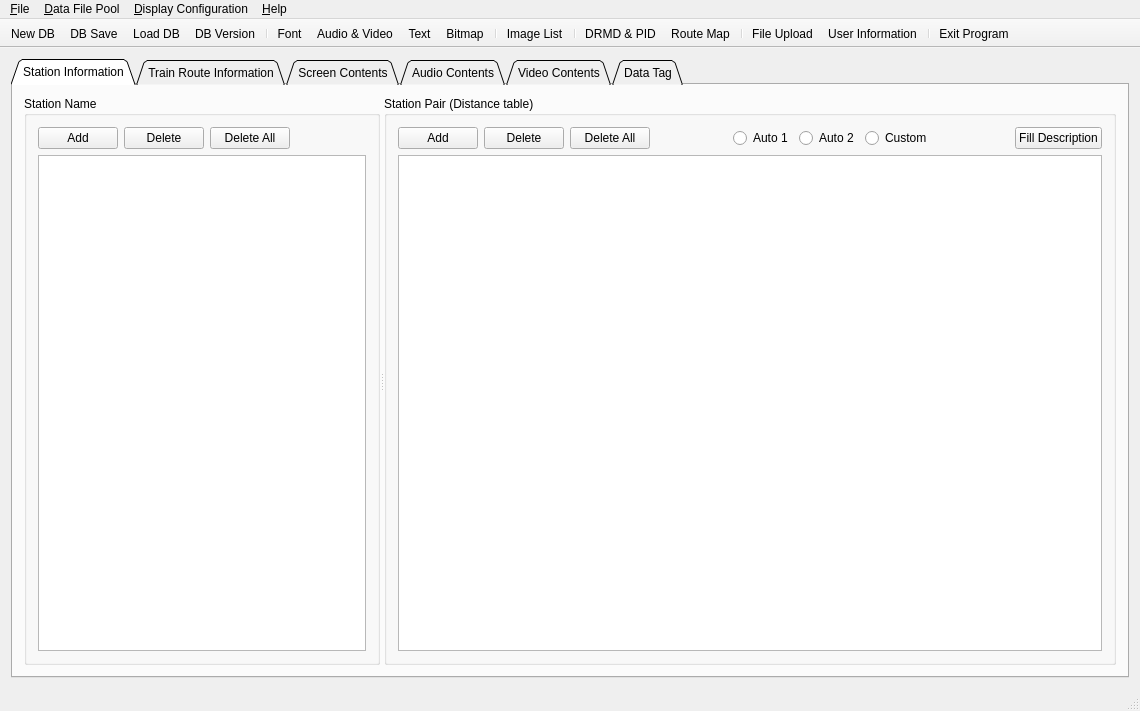
<?xml version="1.0" encoding="UTF-8"?>
<ui version="4.0">
 <class>MediaEditorClass</class>
 <widget class="QMainWindow" name="MediaEditorClass">
  <property name="geometry">
   <rect>
    <x>0</x>
    <y>0</y>
    <width>1140</width>
    <height>711</height>
   </rect>
  </property>
  <property name="windowTitle">
   <string>Media Editor</string>
  </property>
  <property name="windowIcon">
   <iconset>
    <normaloff>Resources/More Kidcons Win/Icons/Kitty.ico</normaloff>Resources/More Kidcons Win/Icons/Kitty.ico</iconset>
  </property>
  <widget class="QWidget" name="centralWidget">
   <layout class="QGridLayout" name="gridLayout_21">
    <item row="0" column="0">
     <widget class="QTabWidget" name="tabMain">
      <property name="font">
       <font>
        <family>Arial</family>
       </font>
      </property>
      <property name="tabShape">
       <enum>QTabWidget::Triangular</enum>
      </property>
      <property name="currentIndex">
       <number>0</number>
      </property>
      <property name="iconSize">
       <size>
        <width>20</width>
        <height>20</height>
       </size>
      </property>
      <widget class="QWidget" name="tabStation">
       <attribute name="icon">
        <iconset>
         <normaloff>Resources/IF Halloween 99 Win/Icons/Boris.ico</normaloff>Resources/IF Halloween 99 Win/Icons/Boris.ico</iconset>
       </attribute>
       <attribute name="title">
        <string>Station Information</string>
       </attribute>
       <layout class="QGridLayout" name="gridLayout_4">
        <item row="0" column="0">
         <widget class="QSplitter" name="splitter">
          <property name="orientation">
           <enum>Qt::Horizontal</enum>
          </property>
          <widget class="QGroupBox" name="gbStationName">
           <property name="title">
            <string>Station Name</string>
           </property>
           <layout class="QVBoxLayout" name="verticalLayout_3" stretch="0,1">
            <item>
             <layout class="QHBoxLayout" name="horizontalLayout_5">
              <item>
               <layout class="QHBoxLayout" name="horizontalLayout_4">
                <item>
                 <widget class="QPushButton" name="btnAddStation">
                  <property name="font">
                   <font>
                    <family>Arial</family>
                   </font>
                  </property>
                  <property name="text">
                   <string>Add</string>
                  </property>
                 </widget>
                </item>
                <item>
                 <widget class="QPushButton" name="btnDelStation">
                  <property name="font">
                   <font>
                    <family>Arial</family>
                   </font>
                  </property>
                  <property name="text">
                   <string>Delete</string>
                  </property>
                 </widget>
                </item>
                <item>
                 <widget class="QPushButton" name="btnDelAllStation">
                  <property name="font">
                   <font>
                    <family>Arial</family>
                   </font>
                  </property>
                  <property name="text">
                   <string>Delete All</string>
                  </property>
                 </widget>
                </item>
               </layout>
              </item>
              <item>
               <spacer name="horizontalSpacer_3">
                <property name="orientation">
                 <enum>Qt::Horizontal</enum>
                </property>
                <property name="sizeHint" stdset="0">
                 <size>
                  <width>40</width>
                  <height>20</height>
                 </size>
                </property>
               </spacer>
              </item>
             </layout>
            </item>
            <item>
             <widget class="QTableView" name="m_tblStationInformation"/>
            </item>
           </layout>
          </widget>
          <widget class="QGroupBox" name="gbDistance">
           <property name="title">
            <string>Station Pair (Distance table)</string>
           </property>
           <layout class="QVBoxLayout" name="verticalLayout" stretch="0,1">
            <item>
             <layout class="QHBoxLayout" name="horizontalLayout">
              <item>
               <layout class="QHBoxLayout" name="horizontalLayout_6">
                <item>
                 <widget class="QPushButton" name="btnAddPair">
                  <property name="text">
                   <string>Add</string>
                  </property>
                 </widget>
                </item>
                <item>
                 <widget class="QPushButton" name="btnDelPair">
                  <property name="text">
                   <string>Delete</string>
                  </property>
                 </widget>
                </item>
                <item>
                 <widget class="QPushButton" name="btnDelAllPair">
                  <property name="text">
                   <string>Delete All</string>
                  </property>
                 </widget>
                </item>
               </layout>
              </item>
              <item>
               <spacer name="horizontalSpacer_4">
                <property name="orientation">
                 <enum>Qt::Horizontal</enum>
                </property>
                <property name="sizeHint" stdset="0">
                 <size>
                  <width>40</width>
                  <height>20</height>
                 </size>
                </property>
               </spacer>
              </item>
              <item>
               <widget class="QRadioButton" name="rbInOrder">
                <property name="text">
                 <string>Auto 1</string>
                </property>
               </widget>
              </item>
              <item>
               <widget class="QRadioButton" name="rbInReverseOrder">
                <property name="text">
                 <string>Auto 2</string>
                </property>
               </widget>
              </item>
              <item>
               <widget class="QRadioButton" name="rbCustomOrder">
                <property name="text">
                 <string>Custom</string>
                </property>
               </widget>
              </item>
              <item>
               <spacer name="horizontalSpacer">
                <property name="orientation">
                 <enum>Qt::Horizontal</enum>
                </property>
                <property name="sizeHint" stdset="0">
                 <size>
                  <width>40</width>
                  <height>20</height>
                 </size>
                </property>
               </spacer>
              </item>
              <item>
               <widget class="QPushButton" name="btnRefreshDistanceTable">
                <property name="text">
                 <string>Fill Description</string>
                </property>
               </widget>
              </item>
             </layout>
            </item>
            <item>
             <widget class="QTableView" name="m_tblStationDistance"/>
            </item>
           </layout>
          </widget>
         </widget>
        </item>
       </layout>
      </widget>
      <widget class="QWidget" name="tabRoute">
       <attribute name="icon">
        <iconset>
         <normaloff>Resources/IF Halloween 99 Win/Icons/Drac.ico</normaloff>Resources/IF Halloween 99 Win/Icons/Drac.ico</iconset>
       </attribute>
       <attribute name="title">
        <string>Train Route Information</string>
       </attribute>
       <layout class="QGridLayout" name="gridLayout_11">
        <item row="0" column="0">
         <widget class="QSplitter" name="splitter_4">
          <property name="orientation">
           <enum>Qt::Vertical</enum>
          </property>
          <widget class="QSplitter" name="splitter_3">
           <property name="orientation">
            <enum>Qt::Horizontal</enum>
           </property>
           <widget class="QGroupBox" name="gbStopPattern">
            <property name="title">
             <string>Stop Pattern</string>
            </property>
            <layout class="QVBoxLayout" name="verticalLayout_4">
             <item>
              <layout class="QHBoxLayout" name="horizontalLayout_7">
               <item>
                <layout class="QHBoxLayout" name="horizontalLayout_8">
                 <item>
                  <widget class="QPushButton" name="btnAddStopPattern">
                   <property name="text">
                    <string>&amp;Add</string>
                   </property>
                  </widget>
                 </item>
                 <item>
                  <widget class="QPushButton" name="btnDelStopPattern">
                   <property name="text">
                    <string>&amp;Delete</string>
                   </property>
                  </widget>
                 </item>
                 <item>
                  <widget class="QPushButton" name="btnDelAllStopPattern">
                   <property name="text">
                    <string>&amp;Delete All</string>
                   </property>
                  </widget>
                 </item>
                </layout>
               </item>
               <item>
                <spacer name="horizontalSpacer_5">
                 <property name="orientation">
                  <enum>Qt::Horizontal</enum>
                 </property>
                 <property name="sizeHint" stdset="0">
                  <size>
                   <width>40</width>
                   <height>20</height>
                  </size>
                 </property>
                </spacer>
               </item>
              </layout>
             </item>
             <item>
              <widget class="QTableView" name="m_tblStopPtnHeader"/>
             </item>
            </layout>
           </widget>
           <widget class="QGroupBox" name="gbTrainRoute">
            <property name="title">
             <string>Train Route</string>
            </property>
            <layout class="QVBoxLayout" name="verticalLayout_2">
             <item>
              <layout class="QHBoxLayout" name="horizontalLayout_3">
               <item>
                <layout class="QHBoxLayout" name="horizontalLayout_9">
                 <item>
                  <widget class="QPushButton" name="btnAddRoute">
                   <property name="text">
                    <string>&amp;Add</string>
                   </property>
                  </widget>
                 </item>
                 <item>
                  <widget class="QPushButton" name="btnRouteAutoAdd">
                   <property name="text">
                    <string>Auto &amp;Add All</string>
                   </property>
                  </widget>
                 </item>
                 <item>
                  <widget class="QPushButton" name="btnDelRoute">
                   <property name="text">
                    <string>&amp;Delete</string>
                   </property>
                  </widget>
                 </item>
                 <item>
                  <widget class="QPushButton" name="btnDelRoutes">
                   <property name="text">
                    <string>&amp;Delete All</string>
                   </property>
                  </widget>
                 </item>
                </layout>
               </item>
               <item>
                <spacer name="horizontalSpacer_2">
                 <property name="orientation">
                  <enum>Qt::Horizontal</enum>
                 </property>
                 <property name="sizeHint" stdset="0">
                  <size>
                   <width>40</width>
                   <height>20</height>
                  </size>
                 </property>
                </spacer>
               </item>
              </layout>
             </item>
             <item>
              <widget class="QTableView" name="m_tblStopPtnRoutes"/>
             </item>
            </layout>
           </widget>
          </widget>
         </widget>
        </item>
       </layout>
      </widget>
      <widget class="QWidget" name="tabScreen">
       <attribute name="icon">
        <iconset>
         <normaloff>Resources/IF Halloween 99 Win/Icons/Frankie.ico</normaloff>Resources/IF Halloween 99 Win/Icons/Frankie.ico</iconset>
       </attribute>
       <attribute name="title">
        <string>Screen Contents</string>
       </attribute>
       <layout class="QGridLayout" name="gridLayout_19">
        <item row="0" column="0">
         <widget class="QSplitter" name="splitter_7">
          <property name="orientation">
           <enum>Qt::Horizontal</enum>
          </property>
          <widget class="QGroupBox" name="groupBox_15">
           <property name="title">
            <string>Display List Name</string>
           </property>
           <layout class="QVBoxLayout" name="verticalLayout_5">
            <item>
             <layout class="QHBoxLayout" name="horizontalLayout_10">
              <item>
               <layout class="QHBoxLayout" name="horizontalLayout_11">
                <item>
                 <widget class="QPushButton" name="btnAddDisplayList">
                  <property name="text">
                   <string>Add</string>
                  </property>
                 </widget>
                </item>
                <item>
                 <widget class="QPushButton" name="btnDelDisplayList">
                  <property name="text">
                   <string>Delete</string>
                  </property>
                 </widget>
                </item>
                <item>
                 <widget class="QPushButton" name="btnDelAllDisplayList">
                  <property name="text">
                   <string>Delete All</string>
                  </property>
                 </widget>
                </item>
               </layout>
              </item>
              <item>
               <spacer name="horizontalSpacer_6">
                <property name="orientation">
                 <enum>Qt::Horizontal</enum>
                </property>
                <property name="sizeHint" stdset="0">
                 <size>
                  <width>40</width>
                  <height>20</height>
                 </size>
                </property>
               </spacer>
              </item>
             </layout>
            </item>
            <item>
             <widget class="QTableView" name="m_tblPIDContents"/>
            </item>
           </layout>
          </widget>
          <widget class="QGroupBox" name="groupBox_16">
           <property name="title">
            <string>Display Item List</string>
           </property>
           <layout class="QVBoxLayout" name="verticalLayout_6">
            <item>
             <layout class="QHBoxLayout" name="horizontalLayout_12">
              <item>
               <layout class="QHBoxLayout" name="horizontalLayout_13">
                <item>
                 <widget class="QPushButton" name="btnAddDisplayItem">
                  <property name="text">
                   <string>Add</string>
                  </property>
                 </widget>
                </item>
                <item>
                 <widget class="QPushButton" name="btnDelDisplayItem">
                  <property name="text">
                   <string>Delete</string>
                  </property>
                 </widget>
                </item>
                <item>
                 <widget class="QPushButton" name="btnDelAllDisplayItem">
                  <property name="text">
                   <string>Delete All</string>
                  </property>
                 </widget>
                </item>
               </layout>
              </item>
              <item>
               <spacer name="horizontalSpacer_7">
                <property name="orientation">
                 <enum>Qt::Horizontal</enum>
                </property>
                <property name="sizeHint" stdset="0">
                 <size>
                  <width>40</width>
                  <height>20</height>
                 </size>
                </property>
               </spacer>
              </item>
             </layout>
            </item>
            <item>
             <widget class="QTableView" name="m_tblPIDIndexList"/>
            </item>
           </layout>
          </widget>
         </widget>
        </item>
       </layout>
      </widget>
      <widget class="QWidget" name="tabAudio">
       <attribute name="icon">
        <iconset>
         <normaloff>Resources/IF Halloween 99 Win/Icons/Gill.ico</normaloff>Resources/IF Halloween 99 Win/Icons/Gill.ico</iconset>
       </attribute>
       <attribute name="title">
        <string>Audio Contents</string>
       </attribute>
       <layout class="QGridLayout" name="gridLayout_17">
        <item row="0" column="0">
         <widget class="QSplitter" name="splitter_6">
          <property name="orientation">
           <enum>Qt::Horizontal</enum>
          </property>
          <widget class="QGroupBox" name="groupBox_12">
           <property name="title">
            <string>Station Name Audio</string>
           </property>
           <layout class="QVBoxLayout" name="verticalLayout_7">
            <item>
             <layout class="QHBoxLayout" name="horizontalLayout_14">
              <item>
               <layout class="QHBoxLayout" name="horizontalLayout_15">
                <item>
                 <widget class="QPushButton" name="btnAddStnAudio">
                  <property name="text">
                   <string>Add</string>
                  </property>
                 </widget>
                </item>
                <item>
                 <widget class="QPushButton" name="btnDelStnAudio">
                  <property name="text">
                   <string>Delete</string>
                  </property>
                 </widget>
                </item>
                <item>
                 <widget class="QPushButton" name="btnDelAllStnAudio">
                  <property name="text">
                   <string>Delete All</string>
                  </property>
                 </widget>
                </item>
               </layout>
              </item>
              <item>
               <spacer name="horizontalSpacer_8">
                <property name="orientation">
                 <enum>Qt::Horizontal</enum>
                </property>
                <property name="sizeHint" stdset="0">
                 <size>
                  <width>40</width>
                  <height>20</height>
                 </size>
                </property>
               </spacer>
              </item>
             </layout>
            </item>
            <item>
             <widget class="QTableView" name="m_tblAudioStationName">
              <attribute name="horizontalHeaderDefaultSectionSize">
               <number>130</number>
              </attribute>
             </widget>
            </item>
           </layout>
          </widget>
          <widget class="QGroupBox" name="groupBox_13">
           <property name="title">
            <string>Audio Play List</string>
           </property>
           <layout class="QVBoxLayout" name="verticalLayout_8">
            <item>
             <layout class="QHBoxLayout" name="horizontalLayout_16">
              <item>
               <layout class="QHBoxLayout" name="horizontalLayout_17">
                <item>
                 <widget class="QPushButton" name="btnAddAudioList">
                  <property name="text">
                   <string>Add</string>
                  </property>
                 </widget>
                </item>
                <item>
                 <widget class="QPushButton" name="btnDelAudioList">
                  <property name="text">
                   <string>Delete</string>
                  </property>
                 </widget>
                </item>
                <item>
                 <widget class="QPushButton" name="btnDelAllAudioList">
                  <property name="text">
                   <string>Delete All</string>
                  </property>
                 </widget>
                </item>
               </layout>
              </item>
              <item>
               <spacer name="horizontalSpacer_9">
                <property name="orientation">
                 <enum>Qt::Horizontal</enum>
                </property>
                <property name="sizeHint" stdset="0">
                 <size>
                  <width>40</width>
                  <height>20</height>
                 </size>
                </property>
               </spacer>
              </item>
             </layout>
            </item>
            <item>
             <widget class="QTableView" name="m_tblAudioPlayList"/>
            </item>
           </layout>
          </widget>
         </widget>
        </item>
       </layout>
      </widget>
      <widget class="QWidget" name="tabVideo">
       <attribute name="icon">
        <iconset>
         <normaloff>Resources/IF Halloween 99 Win/Icons/Wolfie.ico</normaloff>Resources/IF Halloween 99 Win/Icons/Wolfie.ico</iconset>
       </attribute>
       <attribute name="title">
        <string>Video Contents</string>
       </attribute>
       <layout class="QGridLayout" name="gridLayout_14">
        <item row="0" column="0">
         <widget class="QSplitter" name="splitter_5">
          <property name="orientation">
           <enum>Qt::Horizontal</enum>
          </property>
          <widget class="QGroupBox" name="groupBox_10">
           <property name="title">
            <string>Video Play Group</string>
           </property>
           <layout class="QVBoxLayout" name="verticalLayout_9">
            <item>
             <layout class="QHBoxLayout" name="horizontalLayout_18">
              <item>
               <layout class="QHBoxLayout" name="horizontalLayout_19">
                <item>
                 <widget class="QPushButton" name="btnAddVideoGroup">
                  <property name="text">
                   <string>Add</string>
                  </property>
                 </widget>
                </item>
                <item>
                 <widget class="QPushButton" name="btnDelVideoGroup">
                  <property name="text">
                   <string>Delete</string>
                  </property>
                 </widget>
                </item>
                <item>
                 <widget class="QPushButton" name="btnDelAllVideoGroup">
                  <property name="text">
                   <string>Delete All</string>
                  </property>
                 </widget>
                </item>
               </layout>
              </item>
              <item>
               <spacer name="horizontalSpacer_10">
                <property name="orientation">
                 <enum>Qt::Horizontal</enum>
                </property>
                <property name="sizeHint" stdset="0">
                 <size>
                  <width>40</width>
                  <height>20</height>
                 </size>
                </property>
               </spacer>
              </item>
             </layout>
            </item>
            <item>
             <widget class="QTableView" name="m_tblVideoDeviceGroup"/>
            </item>
           </layout>
          </widget>
          <widget class="QGroupBox" name="groupBox_9">
           <property name="title">
            <string>Video Play List</string>
           </property>
           <layout class="QVBoxLayout" name="verticalLayout_10">
            <item>
             <layout class="QHBoxLayout" name="horizontalLayout_20">
              <item>
               <layout class="QHBoxLayout" name="horizontalLayout_21">
                <item>
                 <widget class="QPushButton" name="btnAddVideoList">
                  <property name="text">
                   <string>Add</string>
                  </property>
                 </widget>
                </item>
                <item>
                 <widget class="QPushButton" name="btnDelVideoList">
                  <property name="text">
                   <string>Delete</string>
                  </property>
                 </widget>
                </item>
                <item>
                 <widget class="QPushButton" name="btnDelAllVideoList">
                  <property name="text">
                   <string>Delete All</string>
                  </property>
                 </widget>
                </item>
               </layout>
              </item>
              <item>
               <spacer name="horizontalSpacer_11">
                <property name="orientation">
                 <enum>Qt::Horizontal</enum>
                </property>
                <property name="sizeHint" stdset="0">
                 <size>
                  <width>40</width>
                  <height>20</height>
                 </size>
                </property>
               </spacer>
              </item>
             </layout>
            </item>
            <item>
             <widget class="QTableView" name="m_tblVideoPlayList"/>
            </item>
           </layout>
          </widget>
         </widget>
        </item>
       </layout>
      </widget>
      <widget class="QWidget" name="tabDataTag">
       <attribute name="icon">
        <iconset>
         <normaloff>Resources/IF Halloween 99 Win/Icons/ghost1.ico</normaloff>Resources/IF Halloween 99 Win/Icons/ghost1.ico</iconset>
       </attribute>
       <attribute name="title">
        <string>Data Tag</string>
       </attribute>
       <layout class="QGridLayout" name="gridLayout_2">
        <item row="0" column="0">
         <widget class="QGroupBox" name="groupBox">
          <property name="title">
           <string>Data Tag (Editor tag table)</string>
          </property>
          <layout class="QVBoxLayout" name="verticalLayout_11">
           <item>
            <layout class="QHBoxLayout" name="horizontalLayout_22">
             <item>
              <layout class="QHBoxLayout" name="horizontalLayout_23">
               <item>
                <widget class="QPushButton" name="btnAddDataTag">
                 <property name="text">
                  <string>Add</string>
                 </property>
                </widget>
               </item>
               <item>
                <widget class="QPushButton" name="btnDelDataTag">
                 <property name="text">
                  <string>Delete</string>
                 </property>
                </widget>
               </item>
               <item>
                <widget class="QPushButton" name="btnDelAllDataTag">
                 <property name="text">
                  <string>Delete All</string>
                 </property>
                </widget>
               </item>
              </layout>
             </item>
             <item>
              <spacer name="horizontalSpacer_12">
               <property name="orientation">
                <enum>Qt::Horizontal</enum>
               </property>
               <property name="sizeHint" stdset="0">
                <size>
                 <width>40</width>
                 <height>20</height>
                </size>
               </property>
              </spacer>
             </item>
            </layout>
           </item>
           <item>
            <widget class="QTableView" name="m_tblEditorTagTable">
             <attribute name="horizontalHeaderDefaultSectionSize">
              <number>200</number>
             </attribute>
            </widget>
           </item>
          </layout>
         </widget>
        </item>
       </layout>
      </widget>
     </widget>
    </item>
   </layout>
  </widget>
  <widget class="QMenuBar" name="menuBar">
   <property name="geometry">
    <rect>
     <x>0</x>
     <y>0</y>
     <width>1140</width>
     <height>21</height>
    </rect>
   </property>
   <widget class="QMenu" name="menuFile">
    <property name="title">
     <string>&amp;File</string>
    </property>
    <addaction name="actionSyncAudioDur"/>
    <addaction name="actionSave"/>
    <addaction name="actionSetting"/>
    <addaction name="actionUserInfo"/>
    <addaction name="separator"/>
    <addaction name="actionUpdate"/>
    <addaction name="separator"/>
    <addaction name="actionExit"/>
   </widget>
   <widget class="QMenu" name="menuFilePool">
    <property name="title">
     <string>&amp;Data File Pool</string>
    </property>
    <addaction name="actionFontPool"/>
    <addaction name="actionAudioVideoPool"/>
    <addaction name="actionTextPool"/>
    <addaction name="actionBitmapPool"/>
   </widget>
   <widget class="QMenu" name="menuDisplayConfig">
    <property name="title">
     <string>&amp;Display Configuration</string>
    </property>
    <addaction name="actionImageListPool"/>
    <addaction name="separator"/>
    <addaction name="actionDisplayListPool"/>
    <addaction name="actionRouteMapPool"/>
    <addaction name="separator"/>
   </widget>
   <widget class="QMenu" name="menuHelp">
    <property name="title">
     <string>&amp;Help</string>
    </property>
    <addaction name="actionAboutME"/>
    <addaction name="actionAboutQt"/>
    <addaction name="actionLicenseInfo"/>
   </widget>
   <addaction name="menuFile"/>
   <addaction name="menuFilePool"/>
   <addaction name="menuDisplayConfig"/>
   <addaction name="menuHelp"/>
  </widget>
  <widget class="QToolBar" name="mainToolBar">
   <property name="movable">
    <bool>false</bool>
   </property>
   <property name="toolButtonStyle">
    <enum>Qt::ToolButtonTextUnderIcon</enum>
   </property>
   <attribute name="toolBarArea">
    <enum>TopToolBarArea</enum>
   </attribute>
   <attribute name="toolBarBreak">
    <bool>false</bool>
   </attribute>
   <addaction name="actionNew"/>
   <addaction name="actionSave"/>
   <addaction name="actionLoad"/>
   <addaction name="actionSetting"/>
   <addaction name="separator"/>
   <addaction name="actionFontPool"/>
   <addaction name="actionAudioVideoPool"/>
   <addaction name="actionTextPool"/>
   <addaction name="actionBitmapPool"/>
   <addaction name="separator"/>
   <addaction name="actionImageListPool"/>
   <addaction name="separator"/>
   <addaction name="actionDisplayListPool"/>
   <addaction name="actionRouteMapPool"/>
   <addaction name="separator"/>
   <addaction name="actionUpdate"/>
   <addaction name="actionUserInfo"/>
   <addaction name="separator"/>
   <addaction name="actionExit"/>
  </widget>
  <widget class="QStatusBar" name="statusBar"/>
  <action name="actionSave">
   <property name="icon">
    <iconset>
     <normaloff>Resources/More Kidcons Win/Icons/Barn.ico</normaloff>Resources/More Kidcons Win/Icons/Barn.ico</iconset>
   </property>
   <property name="text">
    <string>DB &amp;Save</string>
   </property>
   <property name="shortcut">
    <string>F5</string>
   </property>
  </action>
  <action name="actionSetting">
   <property name="icon">
    <iconset>
     <normaloff>Resources/More Kidcons Win/Icons/Baseball Diamond.ico</normaloff>Resources/More Kidcons Win/Icons/Baseball Diamond.ico</iconset>
   </property>
   <property name="text">
    <string>DB &amp;Version</string>
   </property>
   <property name="toolTip">
    <string>DB Version Setting</string>
   </property>
  </action>
  <action name="actionAudioVideoPool">
   <property name="icon">
    <iconset>
     <normaloff>Resources/More Kidcons Win/Icons/Bubble Stuff.ico</normaloff>Resources/More Kidcons Win/Icons/Bubble Stuff.ico</iconset>
   </property>
   <property name="text">
    <string>&amp;Audio &amp;&amp; Video</string>
   </property>
   <property name="toolTip">
    <string>Audio and Video</string>
   </property>
  </action>
  <action name="actionFontPool">
   <property name="icon">
    <iconset>
     <normaloff>Resources/More Kidcons Win/Icons/Bumble Bee.ico</normaloff>Resources/More Kidcons Win/Icons/Bumble Bee.ico</iconset>
   </property>
   <property name="text">
    <string>&amp;Font</string>
   </property>
  </action>
  <action name="actionTextPool">
   <property name="icon">
    <iconset>
     <normaloff>Resources/More Kidcons Win/Icons/Bunny.ico</normaloff>Resources/More Kidcons Win/Icons/Bunny.ico</iconset>
   </property>
   <property name="text">
    <string>&amp;Text</string>
   </property>
  </action>
  <action name="actionRouteMapPool">
   <property name="icon">
    <iconset>
     <normaloff>Resources/More Kidcons Win/Icons/Cat Toy.ico</normaloff>Resources/More Kidcons Win/Icons/Cat Toy.ico</iconset>
   </property>
   <property name="text">
    <string>Route &amp;Map</string>
   </property>
   <property name="toolTip">
    <string>Route Map</string>
   </property>
  </action>
  <action name="actionBitmapPool">
   <property name="icon">
    <iconset>
     <normaloff>Resources/More Kidcons Win/Icons/Cheeseburger.ico</normaloff>Resources/More Kidcons Win/Icons/Cheeseburger.ico</iconset>
   </property>
   <property name="text">
    <string>&amp;Bitmap</string>
   </property>
  </action>
  <action name="actionImageListPool">
   <property name="icon">
    <iconset>
     <normaloff>Resources/More Kidcons Win/Icons/Compass.ico</normaloff>Resources/More Kidcons Win/Icons/Compass.ico</iconset>
   </property>
   <property name="text">
    <string>Image List</string>
   </property>
  </action>
  <action name="actionLedPool">
   <property name="icon">
    <iconset>
     <normaloff>Resources/More Kidcons Win/Icons/Cookie Jar.ico</normaloff>Resources/More Kidcons Win/Icons/Cookie Jar.ico</iconset>
   </property>
   <property name="text">
    <string>L.E.D</string>
   </property>
  </action>
  <action name="actionDisplayListPool">
   <property name="icon">
    <iconset>
     <normaloff>Resources/More Kidcons Win/Icons/Cupid's Arrow.ico</normaloff>Resources/More Kidcons Win/Icons/Cupid's Arrow.ico</iconset>
   </property>
   <property name="text">
    <string>&amp;DRMD &amp;&amp; PID</string>
   </property>
  </action>
  <action name="actionAboutQt">
   <property name="icon">
    <iconset>
     <normaloff>Resources/More Kidcons Win/Icons/Draw Four.ico</normaloff>Resources/More Kidcons Win/Icons/Draw Four.ico</iconset>
   </property>
   <property name="text">
    <string>About &amp;Qt</string>
   </property>
  </action>
  <action name="actionAboutME">
   <property name="icon">
    <iconset>
     <normaloff>Resources/More Kidcons Win/Icons/Kitty.ico</normaloff>Resources/More Kidcons Win/Icons/Kitty.ico</iconset>
   </property>
   <property name="text">
    <string>About &amp;ME</string>
   </property>
  </action>
  <action name="actionExit">
   <property name="icon">
    <iconset>
     <normaloff>Resources/More Kidcons Win/Icons/Flower.ico</normaloff>Resources/More Kidcons Win/Icons/Flower.ico</iconset>
   </property>
   <property name="text">
    <string>E&amp;xit Program</string>
   </property>
   <property name="toolTip">
    <string>Exit Program</string>
   </property>
  </action>
  <action name="actionNew">
   <property name="icon">
    <iconset>
     <normaloff>Resources/More Kidcons Win/Icons/Football Helmet.ico</normaloff>Resources/More Kidcons Win/Icons/Football Helmet.ico</iconset>
   </property>
   <property name="text">
    <string>New DB</string>
   </property>
   <property name="shortcut">
    <string>Ctrl+N</string>
   </property>
  </action>
  <action name="actionLoad">
   <property name="icon">
    <iconset>
     <normaloff>Resources/More Kidcons Win/Icons/Football.ico</normaloff>Resources/More Kidcons Win/Icons/Football.ico</iconset>
   </property>
   <property name="text">
    <string>Load DB</string>
   </property>
   <property name="shortcut">
    <string>Ctrl+O</string>
   </property>
  </action>
  <action name="actionUpdate">
   <property name="icon">
    <iconset>
     <normaloff>Resources/More Kidcons Win/Icons/Gingerbread Man.ico</normaloff>Resources/More Kidcons Win/Icons/Gingerbread Man.ico</iconset>
   </property>
   <property name="text">
    <string>&amp;File Upload</string>
   </property>
  </action>
  <action name="actionLicenseInfo">
   <property name="icon">
    <iconset>
     <normaloff>Resources/More Kidcons Win/Icons/Red Book.ico</normaloff>Resources/More Kidcons Win/Icons/Red Book.ico</iconset>
   </property>
   <property name="text">
    <string>License Info</string>
   </property>
  </action>
  <action name="actioncanvas_test">
   <property name="text">
    <string>canvas test</string>
   </property>
  </action>
  <action name="actionTestCanvas">
   <property name="text">
    <string>canvas test</string>
   </property>
  </action>
  <action name="actionUserInfo">
   <property name="text">
    <string>&amp;User Information</string>
   </property>
  </action>
  <action name="actionSyncAudioDur">
   <property name="text">
    <string>Sync Audio Du&amp;ration</string>
   </property>
  </action>
 </widget>
 <layoutdefault spacing="6" margin="11"/>
 <resources>
  <include location="MediaEditor.qrc"/>
 </resources>
 <connections/>
</ui>
